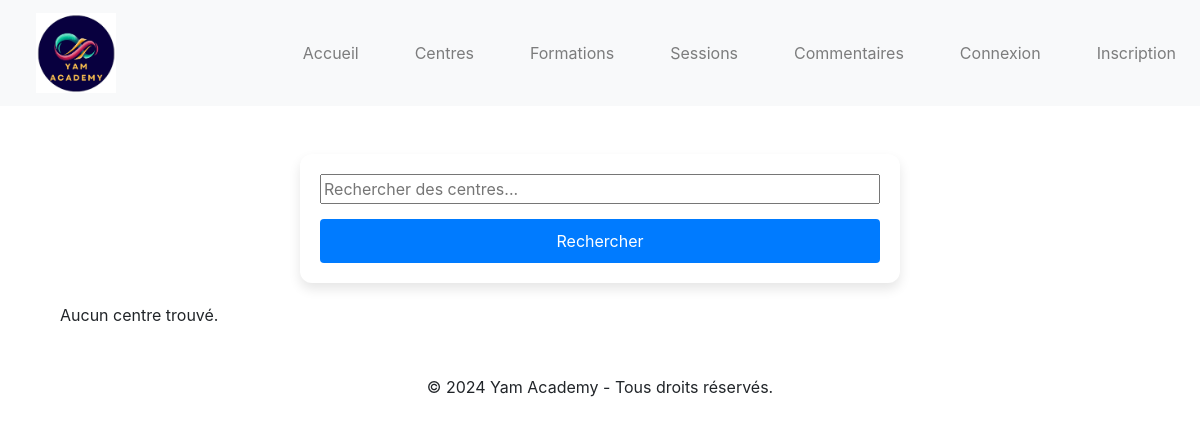
The app's page /centres/, older data.
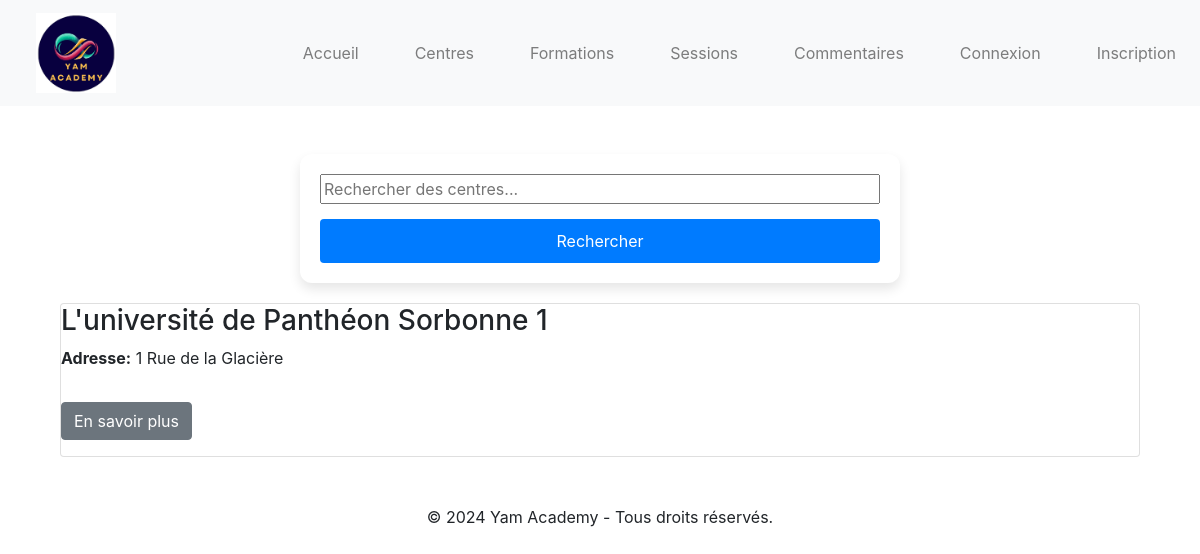
The same page, newer data.
### centres/models.py (models this page shows, shortened)
class CentreFormation(models.Model):
    nom = models.CharField(max_length=100)
    adresse = models.CharField(max_length=255, default='Adresse par défaut')
    ville = models.CharField(max_length=100)
    code_postal = models.CharField(max_length=20, default='00000')
    pays = models.CharField(max_length=100)
    telephone = models.CharField(max_length=20, blank=True, null=True)
    email = models.EmailField(blank=True, null=True)
    site_web = models.URLField(blank=True, null=True)
    description = models.TextField(blank=True, null=True)
    mots_cles = models.ManyToManyField(MotsCles, related_name='centres_formation', blank=True)

### centres/views.py (the view)
# urls.py: path('centres/', views.centre_list, name='centre_list'),  # Liste des centres de formation
def centre_list(request):
    centres = CentreFormation.objects.all()
    return render(request, 'centres/centre_list.html', {'centres': centres})

### centres/templates/centres/centre_list.html (shortened to what this page needs)
{% extends 'centres/base.html' %}
{% block content %}
<div class="container">
    <div class="search-container">
        <form method="GET" action="{% url 'centres:centre_list' %}">
            <input type="text" name="q" placeholder="Rechercher des centres..." value="{{ request.GET.q }}">
            <button type="submit" class="btn btn-primary">Rechercher</button>
        </form>
    </div>
    <div class="centre-list">
        {% if centres %}
            <div class="cards-container">
                {% for centre in centres %}
                    <div class="card">
                        <h3>{{ centre.nom }}</h3>
                        <p><strong>Adresse:</strong> {{ centre.adresse }}</p>
                        <p><a href="{% url 'centres:centre_detail' centre.pk %}" class="btn btn-secondary">En savoir plus</a></p>
                    </div>
                {% endfor %}
            </div>
        {% else %}
            <p>Aucun centre trouvé.</p>
        {% endif %}
    </div>
</div>
{% endblock %}

### centres/templates/centres/base.html (shortened to what this page needs)
<!DOCTYPE html>
<html lang="fr">
<head>
    {% load static %}
    <link rel="stylesheet" href="{% static 'centres/css/style.css' %}">
    <link rel="stylesheet" href="https://maxcdn.bootstrapcdn.com/bootstrap/4.5.2/css/bootstrap.min.css">
</head>
<body>
    <header>
        <nav class="navbar navbar-expand-lg navbar-light bg-light">
            <a class="navbar-brand" href="{% url 'centres:home' %}">
                <img src="{% static 'centres/images/logo.png' %}" alt="Logo Yam Academy" class="logo" width="100">
            </a>
            <div class="collapse navbar-collapse" id="navbarNav">
                <ul class="navbar-nav ml-auto">
                    <li class="nav-item"><a class="nav-link" href="{% url 'centres:home' %}">Accueil</a></li>
                    <li class="nav-item"><a class="nav-link" href="{% url 'centres:centre_list' %}">Centres</a></li>
                    <li class="nav-item"><a class="nav-link" href="{% url 'centres:formation_list' %}">Formations</a></li>
                    <li class="nav-item"><a class="nav-link" href="{% url 'centres:session_list' %}">Sessions</a></li>
                    <li class="nav-item"><a class="nav-link" href="{% url 'centres:commentaire_list' %}">Commentaires</a></li>
                    {% if user.is_authenticated %}
                        <li class="nav-item">
                            <form action="{% url 'logout' %}" method="post" class="form-inline">
                                {% csrf_token %}
                                <button type="submit" class="btn btn-link nav-link">Déconnexion</button>
                            </form>
                        </li>
                    {% else %}
                        <li class="nav-item"><a class="nav-link" href="{% url 'login' %}">Connexion</a></li>
                        <li class="nav-item"><a class="nav-link" href="{% url 'centres:register' %}">Inscription</a></li>
                    {% endif %}
                </ul>
            </div>
        </nav>
    </header>
    <main class="container mt-5">
        {% block content %}
        {% endblock %}
    </main>
    <footer class="text-center mt-5 mb-3">
        <p>&copy; 2024 Yam Academy - Tous droits réservés.</p>
    </footer>
</body>
</html>

### centres/static/centres/css/style.css (style rules this page uses)
body { font-family: 'Roboto', sans-serif; color: #333; background-color: #f9f9f9; margin: 0; padding: 0; box-sizing: border-box; }
header .logo { width: 80px; height: auto; max-height: 80px; display: inline-block; vertical-align: middle; object-fit: contain; }
.navbar { display: flex; justify-content: space-between; align-items: center; background-color: #007bff; padding: 10px 20px; color: white; }
.navbar a { color: white; text-decoration: none; margin-left: 20px; }
.navbar ul { list-style: none; display: flex; margin: 0; padding: 0; }
.navbar ul li { margin-left: 20px; }
form { display: flex; flex-direction: column; gap: 15px; max-width: 600px; margin: 20px auto; padding: 20px; background-color: #ffffff; border-radius: 12px; box-shadow: 0 6px 12px rgba(0, 0, 0, 0.1); }
form .btn-primary { background-color: #007bff; color: #ffffff; border: none; padding: 10px 20px; border-radius: 4px; cursor: pointer; font-size: 16px; display: flex; align-items: center; justify-content: center; transition: background-color 0.3s, transform 0.3s; }

Row changes from the older to the newer data that the page shows:
added CentreFormation: nom "L'université de Panthéon Sorbonne 1", adresse "1 Rue de la Glacière"
Text that changed along with them:
text no longer shown: "Aucun centre trouvé."
